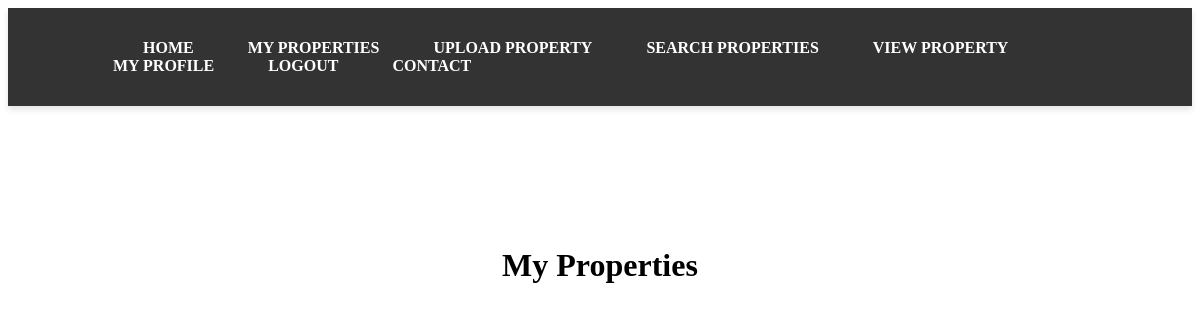
Before: /my_properties.php (signed in) with the older database file.
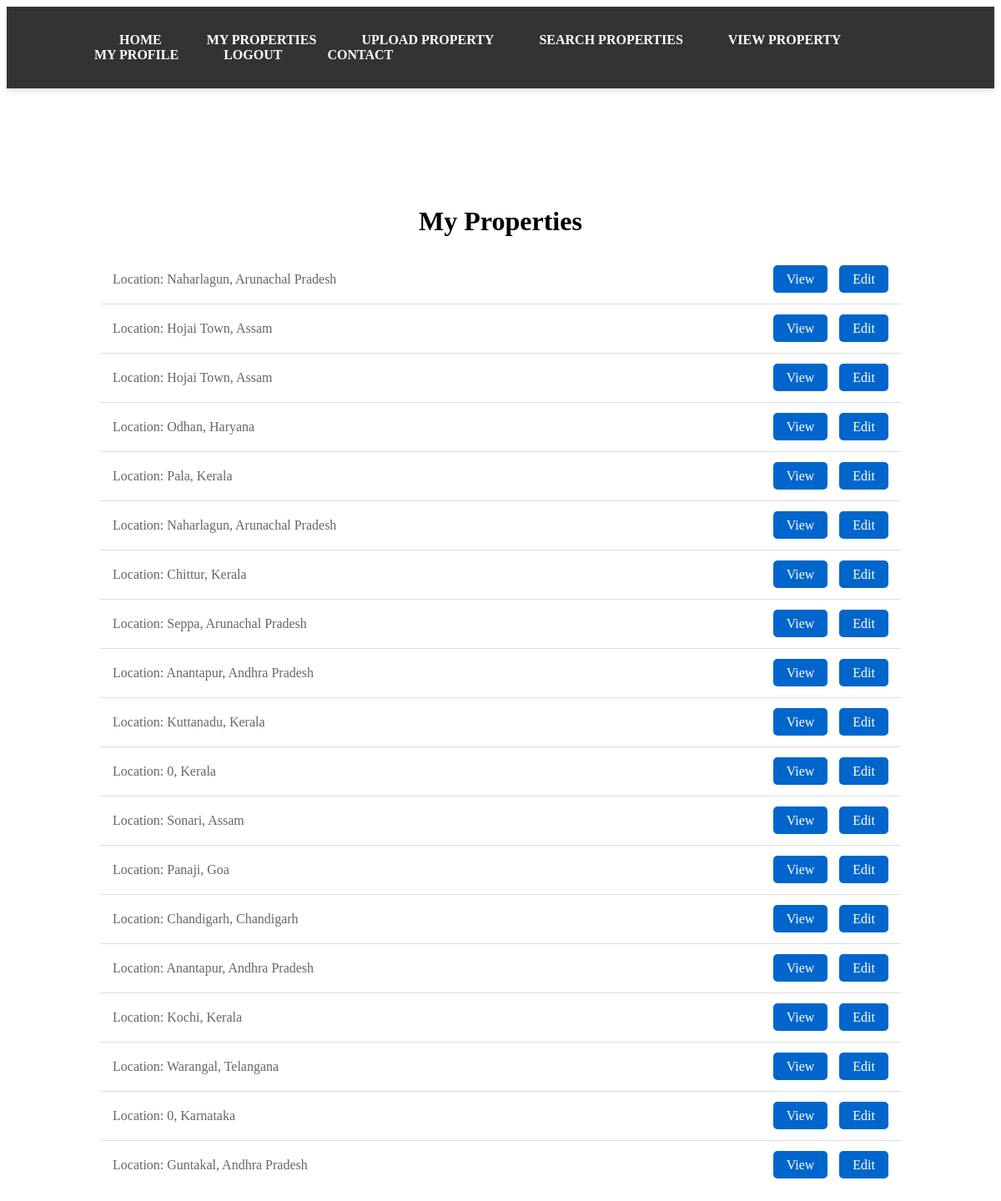
After: the same page with the newer database file.
### tables this page shows
CREATE TABLE `properties` (
  `property_id` int(11) NOT NULL,
  `user_id` int(11) NOT NULL,
  `address` varchar(225) NOT NULL,
  `city` varchar(100) NOT NULL,
  `state` varchar(100) NOT NULL,
  `size_sqft` int(11) NOT NULL,
  `bedrooms` int(11) NOT NULL,
  `bathrooms` int(11) NOT NULL,
  `place` varchar(255) NOT NULL,
  `district` varchar(255) NOT NULL,
  `size` int(11) NOT NULL,
  `description` text NOT NULL,
  `photo` varchar(255) NOT NULL,
  `property_type` enum('plot','house') NOT NULL,
  `transaction_type` enum('rent','buy') NOT NULL,
  `title` varchar(255) DEFAULT NULL,
  `price` varchar(255) DEFAULT NULL
);

### my_properties.php (the view, shortened to what this page needs)
<?php
$user_id = $_SESSION['user_id'];
$conn = new mysqli('127.0.0.1', 'root', '', 'miniproj');
$sql = "SELECT property_id,  place, state FROM properties WHERE user_id = ?";
$stmt = $conn->prepare($sql);
$stmt->bind_param("i", $user_id);
$stmt->execute();
$result = $stmt->get_result();
?>
<!DOCTYPE html>
<html lang="en">
<head>
    <link rel="stylesheet" href="common.css">
</head>
<body>
    <header class="header-area">
        <div class="main-header-area" id="stickyHeader">
            <div class="classy-nav-container breakpoint-off">
                <nav class="classy-navbar justify-content-between" id="southNav">
                    <a class="nav-brand" href="index.html">
                    <div class="classy-menu">
                        <div class="classynav">
                            <ul>
                                <li><a href="index1.php">Home</a></li>
                                <li><a href="my_properties.php">My Properties</a></li>
                                <li><a href="upload_property.php">Upload Property</a></li>
                                <li><a href="search_properties.php">Search Properties</a></li>
                                <li><a href="view_property.php">View Property</a></li>
                                <li><a href="profile.php">My Profile</a></li>
                                <li><a href="logout.php">Logout</a></li>
                                <li><a href="contact.html">Contact</a></li>
                            </ul>
                        </div>
                </nav>
            </div>
        </div>
    </header>
    <div class="properties-container" style="
    margin-top: 10%;
    position: absolute;
    left: 50%;
    transform: translateX(-50%);
    width: 80%; /* Adjust the width as needed */
">
        <h1 style="text-align: center;">My Properties</h1>
        <ul class="property-list">
            <?php while ($row = $result->fetch_assoc()): ?>
                <li>
                    <div class="property-info">
                    <p>Location: <?php echo htmlspecialchars($row['place'] . ', ' . $row['state']); ?></p>
                    </div>
                    <div class="property-actions">
                        <a href="property_details.php?property_id=<?php echo $row['property_id']; ?>">View</a>
                        <a href="edit_property.php?property_id=<?php echo $row['property_id']; ?>">Edit</a>
                    </div>
                </li>
            <?php endwhile; ?>
        </ul>
    </div>
</body>
</html>

### common.css (style rules this page uses)
.main-header-area { position: sticky; top: 0; width: 100%; z-index: 100; background-color: #333; box-shadow: 0 4px 6px rgba(0, 0, 0, 0.1); }
.classy-navbar { display: flex; justify-content: space-between; align-items: center; padding: 15px 30px; }
.classy-menu { display: flex; align-items: center; }
.classynav { display: flex; align-items: center; list-style: none; margin: 0; padding: 0; }
.classynav li { margin-left: 20px; display: inline-block; }
.classynav li a { text-transform: uppercase; font-weight: 600; color: #fff; text-decoration: none; padding: 10px 15px; transition: color 0.3s, background-color 0.3s; border-radius: 5px; }

### my_properties.php (style rules this page uses)
.property-list { list-style-type: none; padding: 0; }
.property-list li { display: flex; justify-content: space-between; align-items: center; padding: 15px; border-bottom: 1px solid #ddd; }
.property-list li:last-child { border-bottom: none; }
.property-info { flex-grow: 1; }
.property-info p { margin: 5px 0; color: #666; }
.property-actions a { margin-left: 10px; text-decoration: none; background-color: #0066cc; color: #fff; padding: 8px 16px; border-radius: 5px; transition: background-color 0.3s; }

Changed rows visible on the page:
added properties: place+state "Naharlagun, Arunachal Pradesh"
added properties: place+state "Hojai Town, Assam"
added properties: place+state "Hojai Town, Assam"
added properties: place+state "Odhan, Haryana"
added properties: place+state "Pala, Kerala"
added properties: place+state "Naharlagun, Arunachal Pradesh"
added properties: place+state "Chittur, Kerala"
added properties: place+state "Seppa, Arunachal Pradesh"
added properties: place+state "Anantapur, Andhra Pradesh"
added properties: place+state "Kuttanadu, Kerala"
added properties: place+state "0, Kerala"
added properties: place+state "Sonari, Assam"
added properties: place+state "Panaji, Goa"
added properties: place+state "Chandigarh, Chandigarh"
added properties: place+state "Anantapur, Andhra Pradesh"
added properties: place+state "Kochi, Kerala"
added properties: place+state "Warangal, Telangana"
added properties: place+state "0, Karnataka"
added properties: place+state "Guntakal, Andhra Pradesh"
